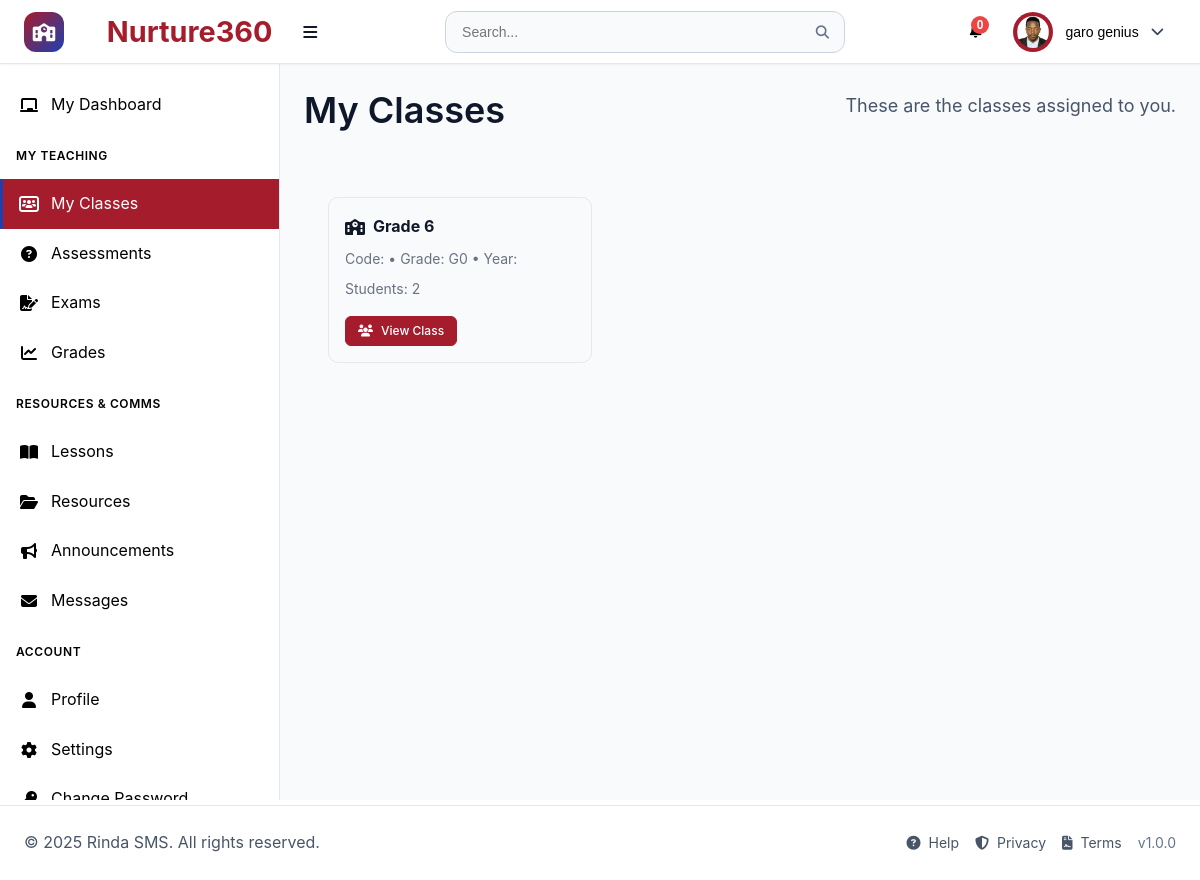
Screenshot of /pages/my_classes.php (signed in) with the database file from the repository.
### tables this page shows
CREATE TABLE `users` (
  `id` int(11) NOT NULL,
  `username` varchar(50) NOT NULL,
  `email` varchar(100) NOT NULL,
  `password_hash` varchar(255) NOT NULL,
  `first_name` varchar(50) NOT NULL,
  `last_name` varchar(50) NOT NULL,
  `role` enum('superadmin','teacher','student','supervisor') NOT NULL,
  `phone` varchar(20) DEFAULT NULL,
  `address` text DEFAULT NULL,
  `profile_image` varchar(255) DEFAULT NULL,
  `is_active` tinyint(1) DEFAULT 1,
  `email_verified` tinyint(1) DEFAULT 0,
  `two_factor_enabled` tinyint(1) DEFAULT 0,
  `last_login` datetime DEFAULT NULL,
  `created_at` timestamp NOT NULL DEFAULT current_timestamp(),
  `updated_at` timestamp NOT NULL DEFAULT current_timestamp() ON UPDATE current_timestamp()
);

CREATE TABLE `classes` (
  `id` int(11) NOT NULL,
  `class_name` varchar(100) NOT NULL,
  `class_code` varchar(255) DEFAULT NULL,
  `virtual_link` varchar(500) DEFAULT NULL,
  `grade_level` int(11) DEFAULT NULL,
  `academic_year` varchar(10) DEFAULT NULL,
  `max_students` int(11) DEFAULT 30,
  `description` text DEFAULT NULL,
  `is_active` tinyint(1) DEFAULT 1,
  `created_at` timestamp NOT NULL DEFAULT current_timestamp(),
  `updated_at` timestamp NOT NULL DEFAULT current_timestamp() ON UPDATE current_timestamp()
);

### pages/my_classes.php (the view, shortened to what this page needs)
<?php
$pdo = getDBConnection();
$teacherId = getCurrentUserId();
try {
    $stmt = $pdo->prepare(
        "SELECT c.id, c.class_name, c.class_code, c.grade_level, c.academic_year,
                COUNT(DISTINCT se.student_id) AS student_count
         FROM teacher_assignments ta
         JOIN classes c ON c.id = ta.class_id
         LEFT JOIN student_enrollments se ON se.class_id = c.id
         WHERE ta.teacher_id = ? AND COALESCE(ta.is_active,1)=1 AND COALESCE(c.is_active,1)=1
         GROUP BY c.id, c.class_name, c.class_code, c.grade_level, c.academic_year
         ORDER BY c.grade_level, c.class_name"
    );
    $stmt->execute([$teacherId]);
    $classes = $stmt->fetchAll();
} catch (Throwable $e) {
    $error = $e->getMessage();
    $classes = [];
}
include '../components/header.php';
?>
<div class="dashboard-container">
  <?php include '../components/sidebar.php'; ?>
  <main class="main-content">
    <div class="page-header">
      <h1>My Classes</h1>
      <p>These are the classes assigned to you.</p>
    </div>
    <div class="card-content">
      <div id="classGrid">
        <?php if ($classes): foreach ($classes as $c): ?>
          <div class="class-card">
            <div style="display:flex; align-items:center; gap:8px;">
              <i class="fas fa-school"></i>
              <strong><?php echo htmlspecialchars($c['class_name']); ?></strong>
            </div>
            <div class="meta">Code: <?php echo htmlspecialchars($c['class_code']); ?> • Grade: G<?php echo (int)$c['grade_level']; ?> • Year: <?php echo htmlspecialchars($c['academic_year']); ?></div>
            <div class="meta">Students: <?php echo (int)$c['student_count']; ?></div>
            <div class="actions">
              <a class="btn btn-sm btn-primary" href="./class_detail.php?id=<?php echo (int)$c['id']; ?>">
                <i class="fas fa-users"></i> View Class
              </a>
            </div>
          </div>
        <?php endforeach; endif; ?>
      </div>
    </div>
  </main>
</div>
<?php include '../components/footer.php'; ?>

### components/header.php (shortened to what this page needs)
<?php
require_once '../config/config.php';
$user_id = $_SESSION['user_id'] ?? null;
$first_name = $_SESSION['first_name'] ?? '';
$last_name = $_SESSION['last_name'] ?? '';
$user_role = $_SESSION['role'] ?? '';
$profile_image = '';
$profile_image_url = '';
try {
    $pdo = getDBConnection();
    $settings_stmt = $pdo->prepare("SELECT setting_key, setting_value FROM system_settings WHERE setting_key IN ('app_name', 'theme_primary_color', 'theme_secondary_color', 'theme_accent_color', 'theme_mode', 'app_logo', 'app_favicon', 'brand_display')");
    $settings_stmt->execute();
    $settings = [];
    while ($row = $settings_stmt->fetch()) {
        $settings[$row['setting_key']] = $row['setting_value'];
    }
    if ($user_id) {
        $uStmt = $pdo->prepare("SELECT profile_image FROM users WHERE id = ? LIMIT 1");
        $uStmt->execute([$user_id]);
        $uRow = $uStmt->fetch();
        if ($uRow && !empty($uRow['profile_image'])) {
            $profile_image = $uRow['profile_image'];
        }
    }
} catch (PDOException $e) {
    $settings = [
        'app_name' => APP_NAME,
        'theme_primary_color' => DEFAULT_PRIMARY_COLOR,
        'theme_mode' => 'light'
    ];
}
$app_name = $settings['app_name'] ?? APP_NAME;
$theme_mode = $settings['theme_mode'] ?? 'light';
$app_logo = $settings['app_logo'] ?? '';
$brand_display = $settings['brand_display'] ?? 'both';
$hasLogo = !empty($app_logo);
$mode = in_array($brand_display, ['logo','name','both'], true) ? $brand_display : 'both';
$showLogo = $hasLogo && ($mode === 'logo' || $mode === 'both');
$showName = ($mode === 'name' || $mode === 'both');
$showIcon = !$showLogo;
if (!empty($profile_image)) {
    if (preg_match('/^https?:\/\//i', $profile_image)) {
        $profile_image_url = $profile_image;
    } else if (strpos($profile_image, '/') !== false) {
        $p = ltrim($profile_image, '/');
        if (strpos($p, 'rinda/') === 0) {
            $p = substr($p, strlen('rinda/'));
        }
        if (strpos($p, 'uploads/') === 0) {
            $profile_image_url = '../' . $p;
        } else {
            if ($user_role === 'teacher') {
                $profile_image_url = '../uploads/teachers/' . rawurlencode(basename($p));
            } else {
                $profile_image_url = '../uploads/users/' . rawurlencode(basename($p));
            }
        }
    } else {
        if ($user_role === 'teacher') {
            $profile_image_url = '../uploads/teachers/' . rawurlencode($profile_image);
        } else {
            $profile_image_url = '../uploads/users/' . rawurlencode($profile_image);
        }
    }
}
?>
<!DOCTYPE html>
<html lang="en" data-theme="<?php echo $theme_mode; ?>">
<head>
    <link rel="stylesheet" href="../assets/css/main.css">
    <link rel="stylesheet" href="../assets/css/components.css">
    <link rel="stylesheet" href="../assets/css/dashboard.css">
    <link rel="stylesheet" href="https://cdnjs.cloudflare.com/ajax/libs/font-awesome/6.4.0/css/all.min.css">
</head>
<body class="role-<?php echo htmlspecialchars($user_role); ?>">
    <header class="header">
        <div class="header-left">
            <?php if ($showIcon): ?>
            <div class="school-icon">
                <i class="fas fa-school"></i>
            </div>
            <?php endif; ?>
            <div class="logo">
                <?php if ($showName): ?>
                    <h1 style="margin-left: 8px; display:inline-block;">&nbsp;<?php echo htmlspecialchars($app_name); ?></h1>
                <?php endif; ?>
                <button class="desktop-toggle" id="desktopSidebarToggle" title="Toggle sidebar">
                    <i class="fas fa-bars"></i>
                </button>
            </div>
        </div>
        <div class="header-center">
            <div class="search-bar">
                <input type="text" placeholder="Search..." id="globalSearch">
                <button type="button">
                    <i class="fas fa-search"></i>
                </button>
            </div>
        </div>
        <div class="header-right">
            <div class="header-actions">
                <div class="notification-dropdown">
                    <button class="notification-btn" id="notificationBtn">
                        <span class="notification-badge" id="notificationBadge">0</span>
                    </button>
                </div>
                <div class="user-dropdown">
                    <button class="user-btn" id="userBtn">
                        <div class="user-avatar">
                            <?php if (!empty($profile_image_url)): ?>
                                <img src="<?php echo htmlspecialchars($profile_image_url); ?>" alt="Avatar" style="width:32px;height:32px;border-radius:50%;object-fit:cover;" onerror="this.style.display='none'; this.parentElement.innerHTML='\\u003ci class=\\'fas fa-user\\'\\u003e\\u003c/i\\u003e';">
                            <?php else: ?>
                                <i class="fas fa-user"></i>
                            <?php endif; ?>
                        </div>
                        <span class="user-name"><?php echo $first_name . ' ' . $last_name; ?></span>
                        <i class="fas fa-chevron-down"></i>
                    </button>
                </div>
            </div>
        </div>
    </header>

### assets/css/main.css (style rules this page uses)
:root { --primary-color: #2563eb; --primary-dark: #1e40af; --primary-light: #3b82f6; --secondary-color: #64748b; --accent-color: #f59e0b; --success-color: #10b981; --warning-color: #f59e0b; --error-color: #ef4444; --info-color: #06b6d4; --white: #ffffff; --gray-50: #f8fafc; --gray-100: #f1f5f9; --gray-200: #e2e8f0; --gray-300: #cbd5e1; --gray-400: #94a3b8; --gray-500: #64748b; --gray-600: #475569; --gray-700: #334155; --gray-800: #1e293b; --gray-900: #0f172a; --font-family: 'Inter', -apple-system, BlinkMacSystemFont, 'Segoe UI', Roboto, sans-serif; --font-size-xs: 0.75rem; --font-size-sm: 0.875rem; --font-size-base: 1rem; --font-size-lg: 1.125rem; --font-size-xl: 1.25rem; --font-size-2xl: 1.5rem; --font-size-3xl: 1.875rem; --font-size-4xl: 2.25rem; --spacing-1: 0.25rem; --spacing-2: 0.5rem; --spacing-3: 0.75rem; --spacing-4: 1rem; --spacing-5: 1.25rem; --spacing-6: 1.5rem; --spacing-8: 2rem; --spacing-10: 2.5rem; --spacing-12: 3rem; --spacing-16: 4rem; --spacing-20: 5rem; --shadow-sm: 0 1px 2px 0 rgb(0 0 0 / 0.05); --shadow: 0 1px 3px 0 rgb(0 0 0 / 0.1), 0 1px 2px -1px rgb(0 0 0 / 0.1); --shadow-md: 0 4px 6px -1px rgb(0 0 0 / 0.1), 0 2px 4px -2px rgb(0 0 0 / 0.1); --shadow-lg: 0 10px 15px -3px rgb(0 0 0 / 0.1), 0 4px 6px -4px rgb(0 0 0 / 0.1); --shadow-xl: 0 20px 25px -5px rgb(0 0 0 / 0.1), 0 8px 10px -6px rgb(0 0 0 / 0.1); --radius-sm: 0.25rem; --radius: 0.375rem; --radius-md: 0.5rem; --radius-lg: 0.75rem; --radius-xl: 1rem; --radius-2xl: 1.5rem; --transition: all 0.2s ease-in-out; --transition-fast: all 0.1s ease-in-out; --transition-slow: all 0.3s ease-in-out; --header-height: 4rem; --sidebar-width: 280px; --sidebar-collapsed-width: 80px; --content-max-width: 1200px; }
* { margin: 0; padding: 0; box-sizing: border-box; }
html { font-size: 16px; scroll-behavior: smooth; height: 100%; }
body { font-family: var(--font-family); font-size: var(--font-size-base); line-height: 1.6; color: var(--gray-800); background-color: var(--gray-50); -webkit-font-smoothing: antialiased; -moz-osx-font-smoothing: grayscale; min-height: 100vh; display: flex; flex-direction: column; }
@media (min-width: 769px) { body { padding-bottom: 80px; } }
h1, h2, h3, h4, h5, h6 { font-weight: 600; line-height: 1.25; margin-bottom: var(--spacing-4); color: var(--gray-900); }
h1 { font-size: var(--font-size-4xl); }
p { margin-bottom: var(--spacing-4); color: var(--gray-700); }
a { color: var(--primary-color); text-decoration: none; transition: var(--transition); }
.btn { display: inline-flex; align-items: center; justify-content: center; gap: var(--spacing-2); padding: var(--spacing-3) var(--spacing-4); font-size: var(--font-size-sm); font-weight: 500; line-height: 1; border: 1px solid transparent; border-radius: var(--radius); cursor: pointer; transition: var(--transition); text-decoration: none; white-space: nowrap; user-select: none; }
.btn-primary { background-color: var(--primary-color); border-color: var(--primary-color); color: var(--white); }
.btn-sm { padding: var(--spacing-2) var(--spacing-3); font-size: var(--font-size-xs); }
.card-content { padding: var(--spacing-6); }

### assets/css/components.css (style rules this page uses)
.card-content { padding: var(--spacing-6); }
.card-content { flex: 1 1 auto; }
.user-avatar { width: 32px; height: 32px; border-radius: 50%; background-color: var(--primary-color); color: var(--white); display: flex; align-items: center; justify-content: center; font-size: var(--font-size-sm); }

### pages/my_classes.php (style rules this page uses)
#classGrid { display:grid; grid-template-columns:repeat(3, minmax(0,1fr)); gap:16px; }
.class-card { border:1px solid var(--border-color); border-radius:10px; padding:16px; display:flex; flex-direction:column; gap:8px; }
.class-card .meta { color:#6b7280; font-size: 14px; }
.class-card .actions { display:flex; gap:8px; margin-top:8px; }

### rows the page displays
users: profile_image (picture)
classes: class_name "Grade 6", grade_level "0", student_count "2"

### other values shown
$app_name "Nurture360"
$first_name "garo"
$last_name "genius"
APP_NAME "Rinda SMS"
APP_VERSION "1.0.0"
